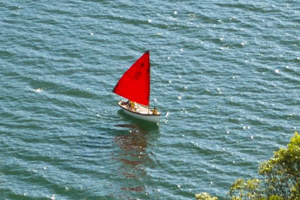
#> input picture exemples/image.png, 300 x 200 px
$ python exercice.py
#> lines starting #> are read from the running program, lines starting #| are printed output that depends on the picture; after the words box and inside, x2 and y2 are one past the last pixel; in counts of white or black regions, pixels touching at a corner belong together
import cv2
from matplotlib import pyplot as plt

# 1. Renversement (Flipping)
# Charger l'image
image = cv2.imread('image.png')
#> image is the input picture: shape (200, 300, 3); mean B, G, R 147.6, 143.5, 111.8


# Appliquer un flip horizontal
flipped_image = cv2.flip(image, 1)
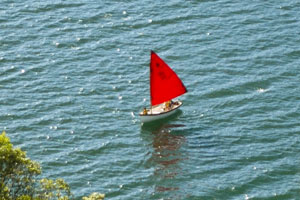
#> flipped_image: shape (200, 300, 3); mean B, G, R 147.6, 143.5, 111.8

# 2. Conversion en niveaux de gris
gray_image = cv2.cvtColor(image, cv2.COLOR_BGR2GRAY)
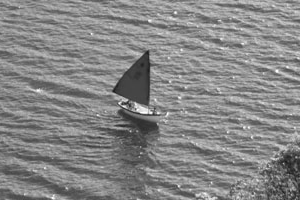
#> gray_image: shape (200, 300); min 26, max 254, mean 134.5

# 3. Seuil Fixe
ret1, thresh1 = cv2.threshold(gray_image, 127, 255, cv2.THRESH_BINARY)
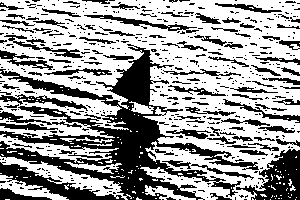
#> thresh1: shape (200, 300); 61.1% white; 555 black regions (454 under 20 px), largest, box (x1, y1, x2, y2) and area: (0, 44, 259, 200) 9956, (236, 149, 300, 200) 1602, (0, 162, 125, 200) 1355

# 4. Seuil Otsu
ret2, thresh2 = cv2.threshold(gray_image, 0, 255, cv2.THRESH_BINARY + cv2.THRESH_OTSU)
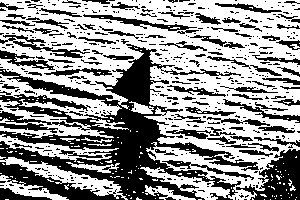
#> thresh2: shape (200, 300); 57.9% white; 530 black regions (435 under 20 px), largest, box (x1, y1, x2, y2) and area: (0, 44, 259, 200) 11916, (236, 149, 300, 200) 1647, (0, 162, 125, 200) 1423
#> ret2 = 130
# 5. Redimensionnement
resized_image = cv2.resize(image, (800, 600), interpolation=cv2.INTER_LINEAR)
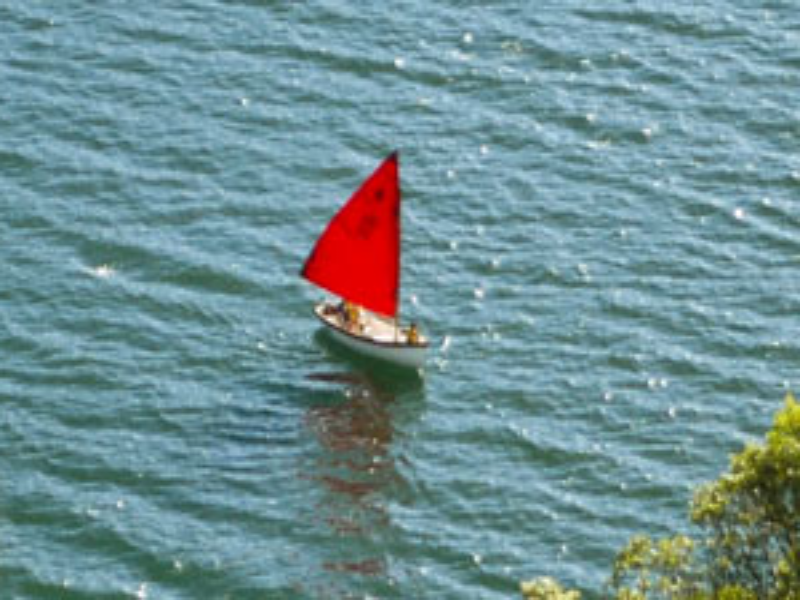
#> resized_image: shape (600, 800, 3); mean B, G, R 147.6, 143.4, 111.8
plt.figure(figsize=(12, 8))
# Image originale
plt.subplot(2,3,1)
plt.imshow(cv2.cvtColor(image, cv2.COLOR_BGR2RGB))
plt.title('Original')
# Image renversée
plt.subplot(2,3,2)
plt.imshow(cv2.cvtColor(flipped_image, cv2.COLOR_BGR2RGB))
plt.title('Flipped Horizontally')
# Seuil Fixe
plt.subplot(2,3,3)
plt.imshow(thresh1, cmap='gray')
plt.title('Threshold Fixe')
# Seuil Otsu
plt.subplot(2,3,4)
plt.imshow(thresh2, cmap='gray')
plt.title('Threshold Otsu')
# Image redimensionnée
plt.subplot(2,3,5)
plt.imshow(cv2.cvtColor(resized_image, cv2.COLOR_BGR2RGB))
plt.title('Redimensionnée')
plt.tight_layout()
plt.show()
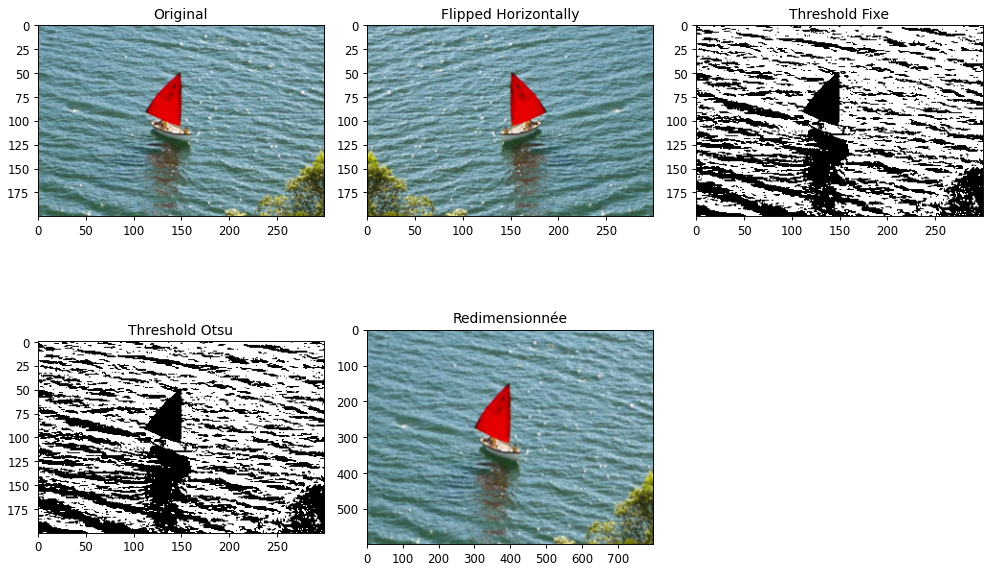
#> figure drawn by matplotlib, 5 panels

$ run again, with exemples/im.webp saved as exemples/image.png
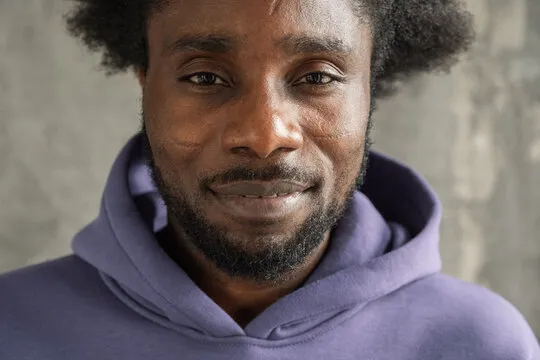
#> input picture exemples/im.webp, 540 x 360 px
#> image is the input picture: shape (360, 540, 3); mean B, G, R 103.1, 103.3, 113.7
#> `ret1, thresh1 = cv2.threshold(gray_image, 127, 255, cv2.THRESH_BINARY)`:
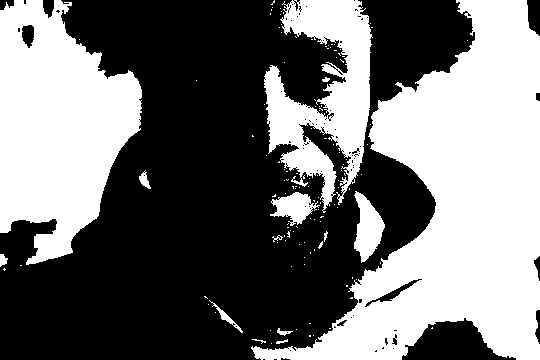
#> thresh1: shape (360, 540); 44.8% white; 129 white regions (115 under 20 px), largest, box (x1, y1, x2, y2) and area: (251, 0, 540, 360) 47733, (0, 0, 142, 265) 24791, (264, 0, 373, 213) 11582
#> thresh2: shape (360, 540); 52.1% white; 103 black regions (96 under 20 px), largest, box (x1, y1, x2, y2) and area: (0, 0, 471, 360) 91144, (417, 333, 489, 360) 892, (301, 125, 345, 166) 449
#> ret2 = 104
#> `resized_image = cv2.resize(image, (800, 600), interpolation=cv2.INTER_..`:
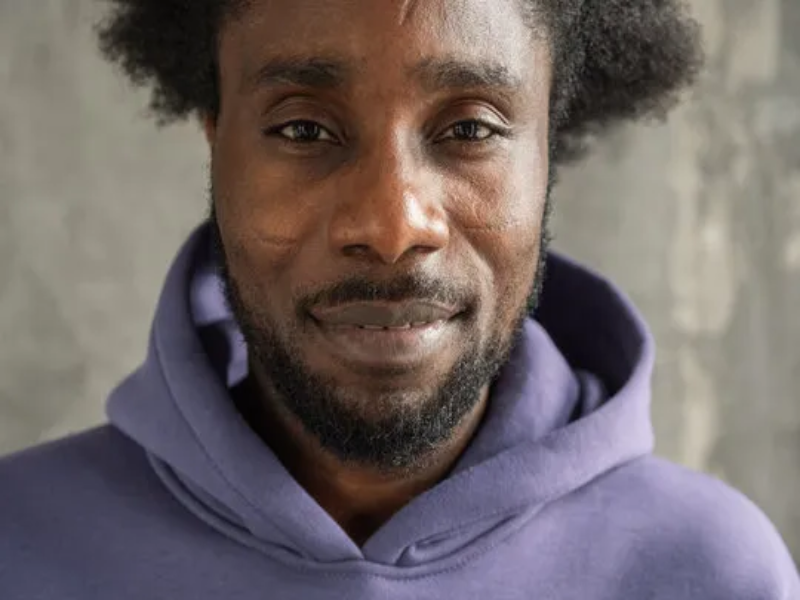
#> resized_image: shape (600, 800, 3); mean B, G, R 103, 103.2, 113.6
